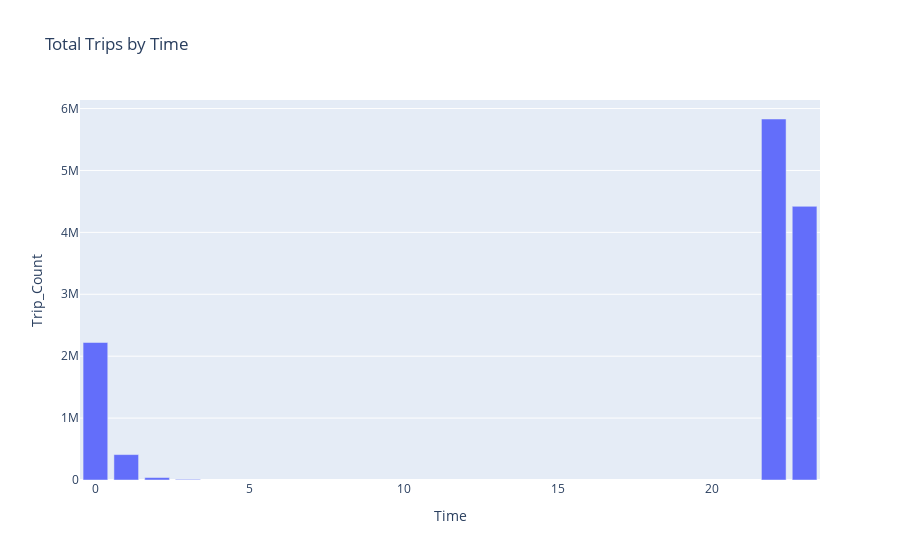

Write notebook code for a chart like this one.
### Code cell
fig1 = px.bar(df[(df["Time"]>=22) | (df["Time"]<=3)].groupby(['Time']).sum().reset_index(), x='Time', y='Trip_Count', hover_name='Trip_Count', title='Total Trips by Time')
fig1.show()

### Figure 1 — Plotly figure (JSON) as saved in the notebook; plotly's stock layout.template omitted (floating-point values rounded to 4 significant figures)
{"data": [{"alignmentgroup": "True", "hovertemplate": "<b>%{hovertext}</b><br><br>Time=%{x}<br>Trip_Count=%{y}<extra></extra>", "hovertext": [2221267, 410470, 39659, 10195, 5831246, 4420376], "legendgroup": "", "marker": {"color": "#636efa", "pattern": {"shape": ""}}, "name": "", "offsetgroup": "", "orientation": "v", "showlegend": false, "textposition": "auto", "type": "bar", "x": [0, 1, 2, 3, 22, 23], "xaxis": "x", "y": [2221267, 410470, 39659, 10195, 5831246, 4420376], "yaxis": "y"}], "layout": {"barmode": "relative", "legend": {"tracegroupgap": 0}, "title": {"text": "Total Trips by Time"}, "xaxis": {"anchor": "y", "domain": [0, 1], "title": {"text": "Time"}}, "yaxis": {"anchor": "x", "domain": [0, 1], "title": {"text": "Trip_Count"}}}}
